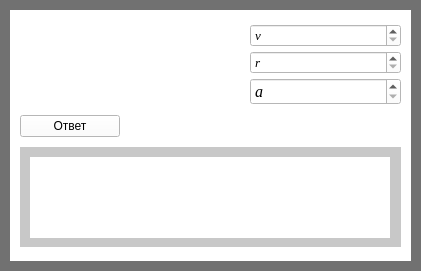
       <widget class="QWidget" name="widget_35" native="true">
        <property name="geometry">
         <rect>
          <x>40</x>
          <y>560</y>
          <width>421</width>
          <height>271</height>
         </rect>
        </property>
        <property name="styleSheet">
         <string notr="true">background-color: rgb(0, 0, 0);
background-color: rgb(113, 113, 113);</string>
        </property>
        <widget class="QWidget" name="widget_36" native="true">
         <property name="geometry">
          <rect>
           <x>10</x>
           <y>10</y>
           <width>401</width>
           <height>251</height>
          </rect>
         </property>
         <property name="styleSheet">
          <string notr="true">background-color: rgb(255, 255, 255);</string>
         </property>
         <widget class="QWidget" name="verticalLayoutWidget_40">
          <property name="geometry">
           <rect>
            <x>10</x>
            <y>10</y>
            <width>381</width>
            <height>231</height>
           </rect>
          </property>
          <layout class="QVBoxLayout" name="verticalLayout_53">
           <item>
            <layout class="QHBoxLayout" name="horizontalLayout_31">
             <property name="spacing">
              <number>50</number>
             </property>
             <item>
              <widget class="QLabel" name="label_60">
               <property name="minimumSize">
                <size>
                 <width>180</width>
                 <height>0</height>
                </size>
               </property>
               <property name="styleSheet">
                <string notr="true">background-color: rgb(255, 255, 255);</string>
               </property>
               <property name="text">
                <string/>
               </property>
               <property name="pixmap">
                <pixmap>D:/Downloads/2018-12-06_22-04-31.jpg</pixmap>
               </property>
              </widget>
             </item>
             <item>
              <layout class="QVBoxLayout" name="verticalLayout_17">
               <property name="spacing">
                <number>4</number>
               </property>
               <item>
                <widget class="QSpinBox" name="spinBox_75">
                 <property name="font">
                  <font>
                   <family>Times New Roman</family>
                   <pointsize>10</pointsize>
                   <italic>true</italic>
                  </font>
                 </property>
                 <property name="specialValueText">
                  <string>v</string>
                 </property>
                 <property name="maximum">
                  <number>1000000000</number>
                 </property>
                </widget>
               </item>
               <item>
                <widget class="QSpinBox" name="spinBox_76">
                 <property name="font">
                  <font>
                   <family>Times New Roman</family>
                   <pointsize>10</pointsize>
                   <italic>true</italic>
                  </font>
                 </property>
                 <property name="specialValueText">
                  <string>r</string>
                 </property>
                 <property name="maximum">
                  <number>1000000000</number>
                 </property>
                </widget>
               </item>
               <item>
                <widget class="QSpinBox" name="spinBox_77">
                 <property name="font">
                  <font>
                   <family>Times New Roman</family>
                   <pointsize>12</pointsize>
                   <italic>true</italic>
                  </font>
                 </property>
                 <property name="specialValueText">
                  <string>a</string>
                 </property>
                 <property name="maximum">
                  <number>1000000000</number>
                 </property>
                </widget>
               </item>
              </layout>
             </item>
            </layout>
           </item>
           <item>
            <widget class="QPushButton" name="pushButton_23">
             <property name="minimumSize">
              <size>
               <width>100</width>
               <height>0</height>
              </size>
             </property>
             <property name="maximumSize">
              <size>
               <width>100</width>
               <height>16777215</height>
              </size>
             </property>
             <property name="text">
              <string>Ответ</string>
             </property>
            </widget>
           </item>
           <item>
            <widget class="QWidget" name="widget_79" native="true">
             <property name="minimumSize">
              <size>
               <width>0</width>
               <height>100</height>
              </size>
             </property>
             <property name="maximumSize">
              <size>
               <width>400</width>
               <height>100</height>
              </size>
             </property>
             <property name="styleSheet">
              <string notr="true">background-color: rgb(200, 200, 200);</string>
             </property>
             <widget class="QLabel" name="label_61">
              <property name="geometry">
               <rect>
                <x>10</x>
                <y>10</y>
                <width>360</width>
                <height>81</height>
               </rect>
              </property>
              <property name="minimumSize">
               <size>
                <width>360</width>
                <height>0</height>
               </size>
              </property>
              <property name="maximumSize">
               <size>
                <width>360</width>
                <height>16777215</height>
               </size>
              </property>
              <property name="styleSheet">
               <string notr="true">background-color: rgb(255, 255, 255);</string>
              </property>
              <property name="text">
               <string/>
              </property>
             </widget>
            </widget>
           </item>
          </layout>
         </widget>
        </widget>
       </widget>
